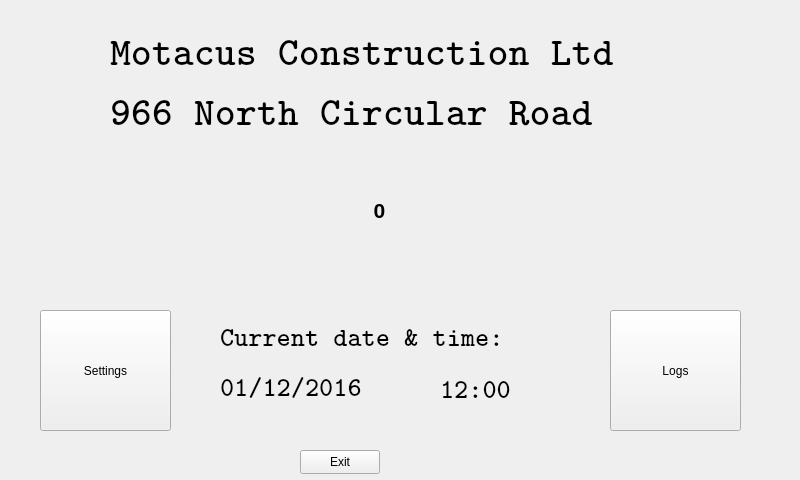
<?xml version="1.0" encoding="UTF-8"?>
<ui version="4.0">
 <class>MainWindow</class>
 <widget class="QMainWindow" name="MainWindow">
  <property name="geometry">
   <rect>
    <x>0</x>
    <y>0</y>
    <width>800</width>
    <height>480</height>
   </rect>
  </property>
  <property name="windowTitle">
   <string>MainWindow</string>
  </property>
  <widget class="QWidget" name="centralWidget">
   <widget class="QPushButton" name="pushButton">
    <property name="geometry">
     <rect>
      <x>300</x>
      <y>450</y>
      <width>80</width>
      <height>24</height>
     </rect>
    </property>
    <property name="text">
     <string>Exit</string>
    </property>
   </widget>
   <widget class="QLabel" name="label">
    <property name="geometry">
     <rect>
      <x>110</x>
      <y>60</y>
      <width>691</width>
      <height>101</height>
     </rect>
    </property>
    <property name="font">
     <font>
      <family>Latin Modern Mono Light</family>
      <pointsize>30</pointsize>
      <weight>75</weight>
      <bold>true</bold>
     </font>
    </property>
    <property name="text">
     <string>966 North Circular Road</string>
    </property>
   </widget>
   <widget class="QPushButton" name="buttonSettings">
    <property name="geometry">
     <rect>
      <x>40</x>
      <y>310</y>
      <width>131</width>
      <height>121</height>
     </rect>
    </property>
    <property name="text">
     <string>Settings</string>
    </property>
   </widget>
   <widget class="QLabel" name="label_data">
    <property name="geometry">
     <rect>
      <x>220</x>
      <y>350</y>
      <width>191</width>
      <height>71</height>
     </rect>
    </property>
    <property name="font">
     <font>
      <family>Latin Modern Mono Light</family>
      <pointsize>20</pointsize>
      <weight>75</weight>
      <bold>true</bold>
     </font>
    </property>
    <property name="text">
     <string>01/12/2016</string>
    </property>
   </widget>
   <widget class="QLabel" name="label_ceas">
    <property name="geometry">
     <rect>
      <x>440</x>
      <y>367</y>
      <width>111</width>
      <height>41</height>
     </rect>
    </property>
    <property name="font">
     <font>
      <family>Latin Modern Mono Light</family>
      <pointsize>20</pointsize>
      <weight>75</weight>
      <italic>false</italic>
      <bold>true</bold>
     </font>
    </property>
    <property name="text">
     <string>12:00</string>
    </property>
   </widget>
   <widget class="QPushButton" name="buttonLogs">
    <property name="geometry">
     <rect>
      <x>610</x>
      <y>310</y>
      <width>131</width>
      <height>121</height>
     </rect>
    </property>
    <property name="text">
     <string>Logs</string>
    </property>
   </widget>
   <widget class="QLabel" name="label_CurrentDateTime">
    <property name="geometry">
     <rect>
      <x>220</x>
      <y>310</y>
      <width>371</width>
      <height>51</height>
     </rect>
    </property>
    <property name="font">
     <font>
      <family>Latin Modern Mono Light</family>
      <pointsize>20</pointsize>
      <weight>75</weight>
      <bold>true</bold>
     </font>
    </property>
    <property name="text">
     <string>Current date &amp; time:</string>
    </property>
   </widget>
   <widget class="QLabel" name="lblUserIcon">
    <property name="geometry">
     <rect>
      <x>290</x>
      <y>167</y>
      <width>61</width>
      <height>91</height>
     </rect>
    </property>
    <property name="text">
     <string/>
    </property>
    <property name="pixmap">
     <pixmap resource="img.qrc">:/img/worker.png</pixmap>
    </property>
    <property name="scaledContents">
     <bool>true</bool>
    </property>
    <property name="alignment">
     <set>Qt::AlignCenter</set>
    </property>
   </widget>
   <widget class="QLabel" name="lblUserNo">
    <property name="geometry">
     <rect>
      <x>350</x>
      <y>170</y>
      <width>59</width>
      <height>81</height>
     </rect>
    </property>
    <property name="font">
     <font>
      <pointsize>16</pointsize>
      <weight>75</weight>
      <bold>true</bold>
     </font>
    </property>
    <property name="text">
     <string>0</string>
    </property>
    <property name="alignment">
     <set>Qt::AlignCenter</set>
    </property>
   </widget>
   <widget class="QLabel" name="label_2">
    <property name="geometry">
     <rect>
      <x>20</x>
      <y>10</y>
      <width>81</width>
      <height>141</height>
     </rect>
    </property>
    <property name="text">
     <string/>
    </property>
    <property name="pixmap">
     <pixmap resource="img.qrc">:/img/logo.png</pixmap>
    </property>
   </widget>
   <widget class="QLabel" name="label_3">
    <property name="geometry">
     <rect>
      <x>110</x>
      <y>0</y>
      <width>691</width>
      <height>101</height>
     </rect>
    </property>
    <property name="font">
     <font>
      <family>Latin Modern Mono Light</family>
      <pointsize>30</pointsize>
      <weight>75</weight>
      <bold>true</bold>
     </font>
    </property>
    <property name="text">
     <string>Motacus Construction Ltd</string>
    </property>
   </widget>
  </widget>
 </widget>
 <layoutdefault spacing="6" margin="11"/>
 <resources>
  <include location="img.qrc"/>
 </resources>
 <connections/>
</ui>
